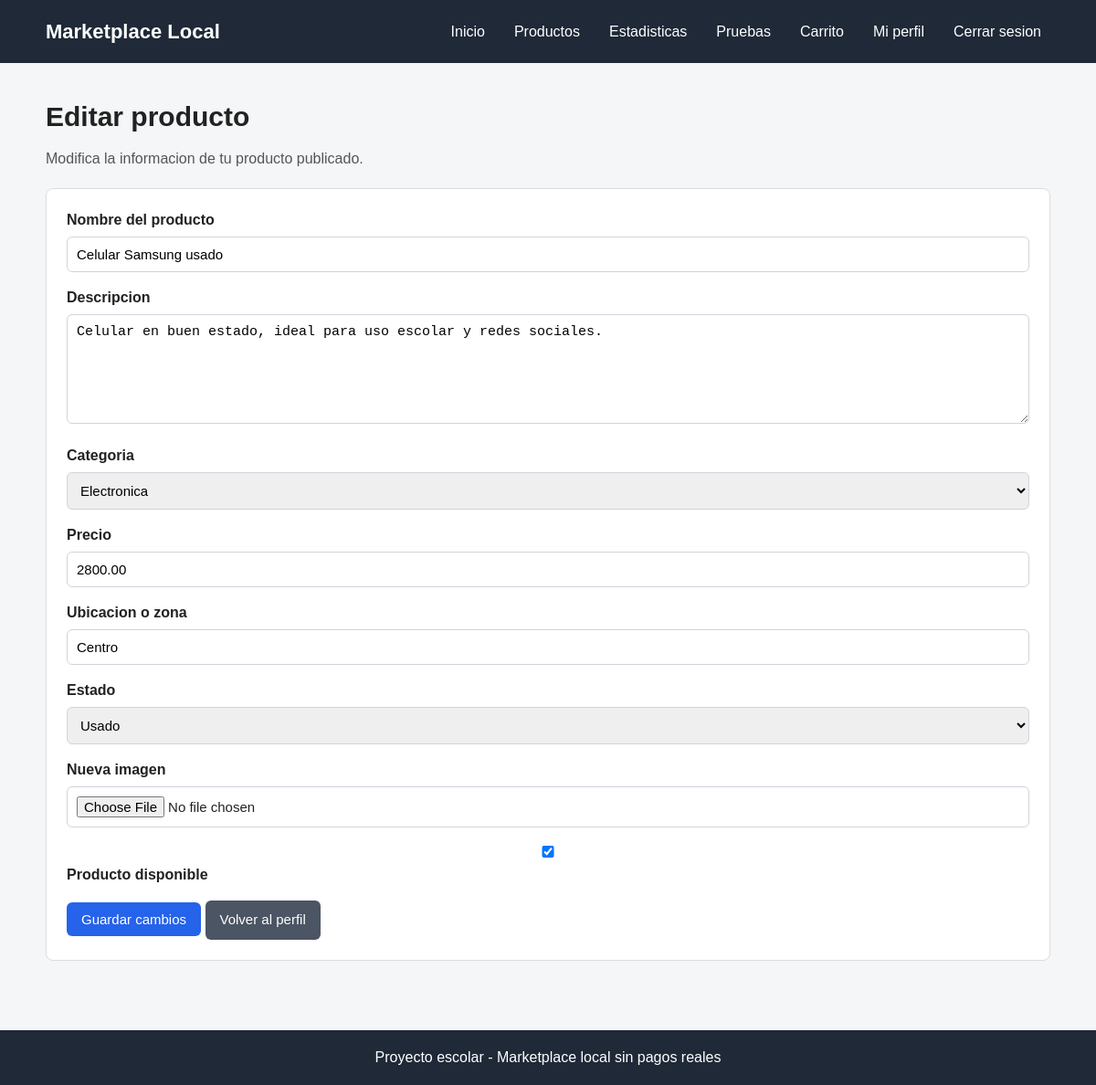
Screenshot of /editar_producto.php?id=1 (signed in) with the database file from the repository.
### tables this page shows
CREATE TABLE productos (
    id_producto INT AUTO_INCREMENT PRIMARY KEY,
    id_usuario INT NOT NULL,
    id_categoria INT NOT NULL,
    nombre VARCHAR(120) NOT NULL,
    descripcion TEXT NOT NULL,
    precio DECIMAL(10,2) NOT NULL,
    ubicacion VARCHAR(120) NOT NULL,
    estado ENUM('Nuevo', 'Usado') NOT NULL,
    imagen VARCHAR(255),
    disponible TINYINT(1) DEFAULT 1,
    fecha_publicacion TIMESTAMP DEFAULT CURRENT_TIMESTAMP,
    FOREIGN KEY (id_usuario) REFERENCES usuarios(id_usuario)
        ON DELETE CASCADE,
    FOREIGN KEY (id_categoria) REFERENCES categorias(id_categoria)
        ON DELETE RESTRICT
);

CREATE TABLE categorias (
    id_categoria INT AUTO_INCREMENT PRIMARY KEY,
    nombre VARCHAR(80) NOT NULL
);

### editar_producto.php (the view, shortened to what this page needs)
<?php
require_once "conexion.php";
$id_usuario = $_SESSION["id_usuario"];
$id_producto = $_GET["id"];
$consulta_producto = $conexion->prepare(
    "SELECT * FROM productos WHERE id_producto = ? AND id_usuario = ?"
);
$consulta_producto->bind_param("ii", $id_producto, $id_usuario);
$consulta_producto->execute();
$resultado_producto = $consulta_producto->get_result();
$producto = $resultado_producto->fetch_assoc();
$categorias = $conexion->query("SELECT id_categoria, nombre FROM categorias ORDER BY nombre ASC");
?>
<!DOCTYPE html>
<html lang="es">
<head>
    <link rel="stylesheet" href="css/estilos.css">
</head>
<body>
    <header class="encabezado">
        <div class="contenedor barra-navegacion">
            <a class="logo" href="index.php">Marketplace Local</a>
            <nav>
                <ul class="menu">
                    <li><a href="index.php">Inicio</a></li>
                    <li><a href="productos.php">Productos</a></li>
                    <li><a href="estadisticas.php">Estadisticas</a></li>
                    <li><a href="pruebas.php">Pruebas</a></li>
                    <li><a href="carrito.php">Carrito</a></li>
                    <li><a href="perfil.php">Mi perfil</a></li>
                    <li><a href="logout.php">Cerrar sesion</a></li>
                </ul>
            </nav>
        </div>
    </header>
    <main class="seccion">
        <div class="contenedor">
            <h1 class="titulo">Editar producto</h1>
            <p class="texto">Modifica la informacion de tu producto publicado.</p>
            <form class="formulario" action="editar_producto.php?id=<?php echo $id_producto; ?>" method="POST" enctype="multipart/form-data">
                <div class="campo">
                    <label for="nombre">Nombre del producto</label>
                    <input
                        type="text"
                        id="nombre"
                        name="nombre"
                        value="<?php echo htmlspecialchars($producto["nombre"]); ?>"
                        required
                    >
                </div>
                <div class="campo">
                    <label for="descripcion">Descripcion</label>
                    <textarea id="descripcion" name="descripcion" required><?php echo htmlspecialchars($producto["descripcion"]); ?></textarea>
                </div>
                <div class="campo">
                    <label for="id_categoria">Categoria</label>
                    <select id="id_categoria" name="id_categoria" required>
                        <?php while ($categoria = $categorias->fetch_assoc()): ?>
                            <option
                                value="<?php echo $categoria["id_categoria"]; ?>"
                                <?php if ($producto["id_categoria"] == $categoria["id_categoria"]) echo "selected"; ?>
                            >
                                <?php echo htmlspecialchars($categoria["nombre"]); ?>
                            </option>
                        <?php endwhile; ?>
                    </select>
                </div>
                <div class="campo">
                    <label for="precio">Precio</label>
                    <input
                        type="number"
                        id="precio"
                        name="precio"
                        min="1"
                        step="0.01"
                        value="<?php echo htmlspecialchars($producto["precio"]); ?>"
                        required
                    >
                </div>
                <div class="campo">
                    <label for="ubicacion">Ubicacion o zona</label>
                    <input
                        type="text"
                        id="ubicacion"
                        name="ubicacion"
                        value="<?php echo htmlspecialchars($producto["ubicacion"]); ?>"
                        required
                    >
                </div>
                <div class="campo">
                    <label for="estado">Estado</label>
                    <select id="estado" name="estado" required>
                        <option value="Usado" <?php if ($producto["estado"] == "Usado") echo "selected"; ?>>Usado</option>
                    </select>
                </div>
                <div class="campo">
                    <label for="imagen">Nueva imagen</label>
                    <input type="file" id="imagen" name="imagen" accept="image/*">
                </div>
                <div class="campo">
                    <label>
                        <input
                            type="checkbox"
                            name="disponible"
                            <?php if ($producto["disponible"] == 1) echo "checked"; ?>
                        >
                        Producto disponible
                    </label>
                </div>
                <input type="submit" value="Guardar cambios">
                <a class="boton boton-secundario" href="perfil.php">Volver al perfil</a>
            </form>
        </div>
    </main>
    <footer class="pie">
        <div class="contenedor">
            <p>Proyecto escolar - Marketplace local sin pagos reales</p>
        </div>
    </footer>
</body>
</html>

### css/estilos.css (style rules this page uses)
* { box-sizing: border-box; margin: 0; padding: 0; }
body { background-color: #f4f6f8; color: #222; font-family: Arial, Helvetica, sans-serif; line-height: 1.5; }
a { color: inherit; text-decoration: none; }
.contenedor { width: min(1100px, 92%); margin: 0 auto; }
.encabezado { background-color: #1f2937; color: #fff; padding: 18px 0; }
.barra-navegacion { align-items: center; display: flex; flex-wrap: wrap; gap: 16px; justify-content: space-between; }
.logo { font-size: 22px; font-weight: bold; }
.menu { display: flex; flex-wrap: wrap; gap: 12px; list-style: none; }
.menu a { border-radius: 6px; padding: 8px 10px; }
.seccion { padding: 36px 0; }
.titulo { font-size: 30px; margin-bottom: 12px; }
.texto { color: #555; margin-bottom: 20px; }
.boton, button, input[type="submit"] { background-color: #2563eb; border: none; border-radius: 6px; color: #fff; cursor: pointer; display: inline-block; font-size: 15px; padding: 10px 16px; }
.boton-secundario { background-color: #4b5563; }
.formulario { background-color: #fff; border: 1px solid #ddd; border-radius: 8px; margin-top: 18px; padding: 22px; }
.campo { margin-bottom: 16px; }
.campo label { display: block; font-weight: bold; margin-bottom: 6px; }
.campo input, .campo textarea, .campo select { border: 1px solid #cfd4dc; border-radius: 6px; font-size: 15px; padding: 10px; width: 100%; }
.campo textarea { min-height: 120px; resize: vertical; }
.pie { background-color: #1f2937; color: #fff; margin-top: 40px; padding: 18px 0; text-align: center; }

### rows the page displays
productos: nombre "Celular Samsung usado", descripcion "Celular en buen estado, ideal para uso escolar y redes sociales.", id_categoria "Electronica", precio "2800.00", ubicacion "Centro", estado "Usado", disponible "☑"
